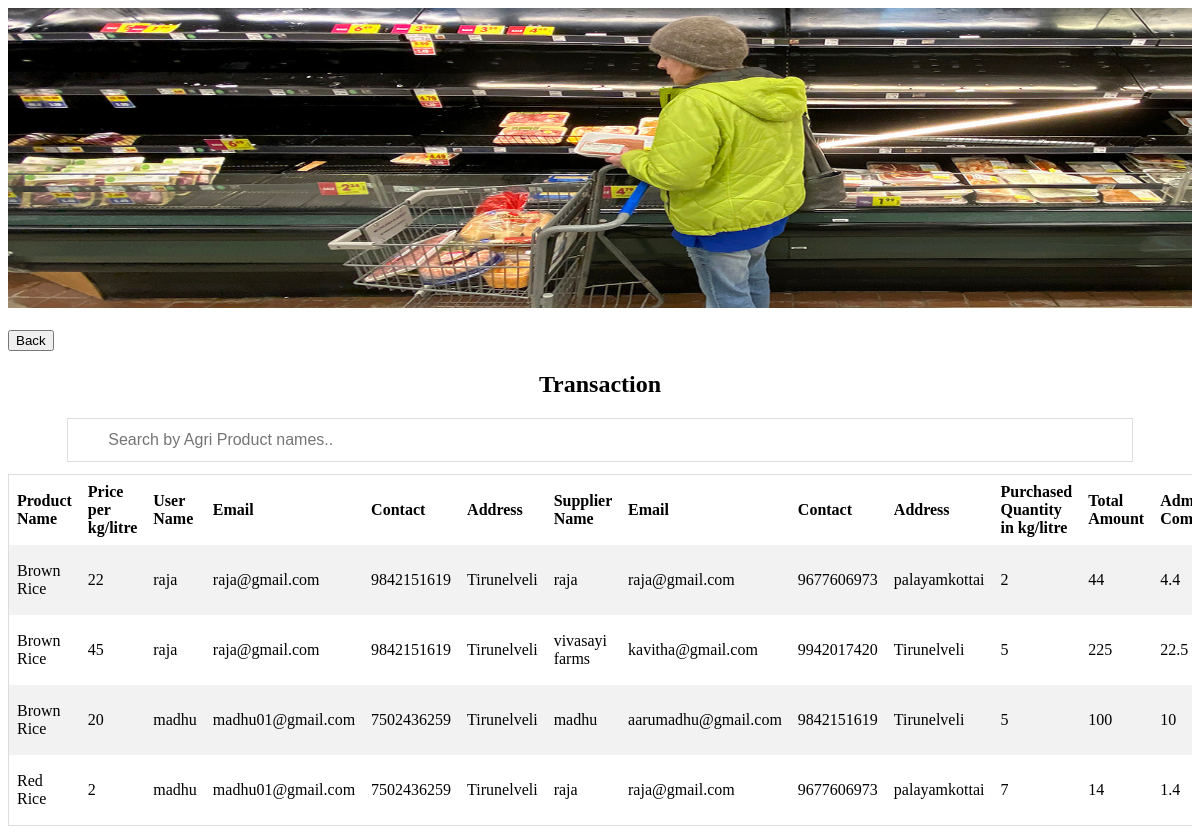
/admin/transaction.php, run on the app's committed database.
### tables this page shows
CREATE TABLE `transaction` (
  `id` int(30) NOT NULL,
  `gname` varchar(20) NOT NULL,
  `sname` varchar(30) NOT NULL,
  `semail` varchar(30) NOT NULL,
  `scontact` varchar(30) NOT NULL,
  `saddress` varchar(30) NOT NULL,
  `uname` varchar(30) NOT NULL,
  `uemail` varchar(30) NOT NULL,
  `ucontact` varchar(30) NOT NULL,
  `uaddress` varchar(30) NOT NULL,
  `quantity` varchar(30) NOT NULL,
  `totalamt` varchar(30) NOT NULL,
  `useramt` varchar(30) NOT NULL,
  `commission` varchar(30) NOT NULL,
  `price` varchar(20) NOT NULL,
  `date` timestamp NOT NULL DEFAULT current_timestamp() ON UPDATE current_timestamp(),
  `uid` varchar(10) NOT NULL,
  `sid` varchar(10) NOT NULL
);

### admin/transaction.php (the view, shortened to what this page needs)
<!DOCTYPE html>
<html>
<head>
</head>
<body>
<img src="gro.jpg" alt="Nature" class="responsive" width="100%" height="300">
<br><br>
<form method="GET" action="transaction.php">
<button type="submit" name="back" class="registerbtn">Back</button>
</form>
<center>
<h2>Transaction</h2>
</center>
<center>
<input type="text" id="myInput" onkeyup="myFunction()" placeholder="Search by Agri Product names.." title="Type in a name">
<div style="overflow-x:auto;">
<table id="myTable">
  <tr class="header">
    <th style="width:60%;">Product Name</th>
	<th style="width:60%;">Price per kg/litre</th>
	<th style="width:60%;">User Name</th>
	<th style="width:60%;">Email</th>
	<th style="width:60%;">Contact</th>
	<th style="width:60%;">Address</th>
	<th style="width:60%;">Supplier Name</th>
	<th style="width:60%;">Email</th>
	<th style="width:60%;">Contact</th>
	<th style="width:60%;">Address</th>
	<th style="width:60%;">Purchased Quantity in kg/litre</th>
	<th style="width:60%;">Total Amount</th>
	<th style="width:60%;">Admin Commision</th>
	</tr>
         <?php
		 $user="root";
				$password="";
				$db="agri_shop";
				$connect=new mysqli("localhost",$user,$password,$db) or die("not connected");
			$query=mysqli_query($connect,"SELECT * FROM `transaction` WHERE 1 ") or die(mysqli_error($connect));
while($row=mysqli_fetch_array($query))
{
$pid = $row['id'];
	$gname=$row['gname'];
    $price=$row['price'];
	$uname=$row['uname'];
    $uemail=$row['uemail'];
	$ucontact=$row['ucontact'];
	$uaddress=$row['uaddress'];
	$sname=$row['sname'];
    $semail=$row['semail'];
	$scontact=$row['scontact'];
	$saddress=$row['saddress'];
	$quantity=$row['quantity'];
	$totalamt=$row['totalamt'];
	$commission=$row['commission'];
	$date=$row['date'];
echo" <tr>
	<td>$gname</td>
    <td>$price</td>
    <td>$uname</td>
    <td>$uemail</td>
	<td>$ucontact</td>
	<td>$uaddress</td>
    <td>$sname</td>
    <td>$semail</td>
	<td>$scontact</td>
	<td>$saddress</td>
	<td>$quantity</td>
	<td>$totalamt</td>
	<td>$commission</td>
	<td>$date</td>
	</td>
	<td><form method=\"POST\" action=\"transaction.php\"><input type=\"submit\" name=\"$pid\" value=\"Delete\"onClick=\"document.location.reload(true)\">
	</td>
	</tr>
    ";
}
?>
</table>
</div>
</center>
</body>
</html>

### admin/transaction.php (style rules this page uses)
* { box-sizing: border-box; }
table { border-collapse: collapse; border-spacing: 0; width: 90%; border: 1px solid #ddd; }
th, td { text-align: left; padding: 8px; }
tr:nth-child(even) { background-color: #f2f2f2 }
#myInput { background-image: url('/css/searchicon.png'); background-position: 10px 10px; background-repeat: no-repeat; width: 90%; font-size: 16px; padding: 12px 20px 12px 40px; border: 1px solid #ddd; margin-bottom: 12px; }

### data on the page
transaction: gname "Brown Rice", price "22", uname "raja", uemail "raja@gmail.com", ucontact "9842151619", uaddress "Tirunelveli", sname "raja", semail "raja@gmail.com", scontact "9677606973", saddress "palayamkottai", quantity "2", totalamt "44", commission "4.4"
transaction: gname "Brown Rice", price "45", uname "raja", uemail "raja@gmail.com", ucontact "9842151619", uaddress "Tirunelveli", sname "vivasayi farms", semail "kavitha@gmail.com", scontact "9942017420", saddress "Tirunelveli", quantity "5", totalamt "225", commission "22.5"
transaction: gname "Brown Rice", price "20", uname "madhu", uemail "madhu01@gmail.com", ucontact "7502436259", uaddress "Tirunelveli", sname "madhu", semail "aarumadhu@gmail.com", scontact "9842151619", saddress "Tirunelveli", quantity "5", totalamt "100", commission "10"
transaction: gname "Red Rice", price "2", uname "madhu", uemail "madhu01@gmail.com", ucontact "7502436259", uaddress "Tirunelveli", sname "raja", semail "raja@gmail.com", scontact "9677606973", saddress "palayamkottai", quantity "7", totalamt "14", commission "1.4"
